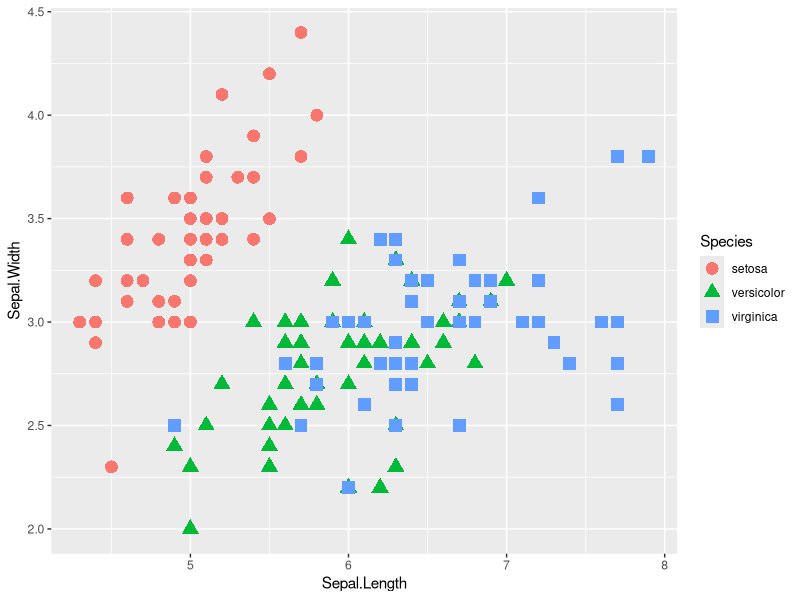
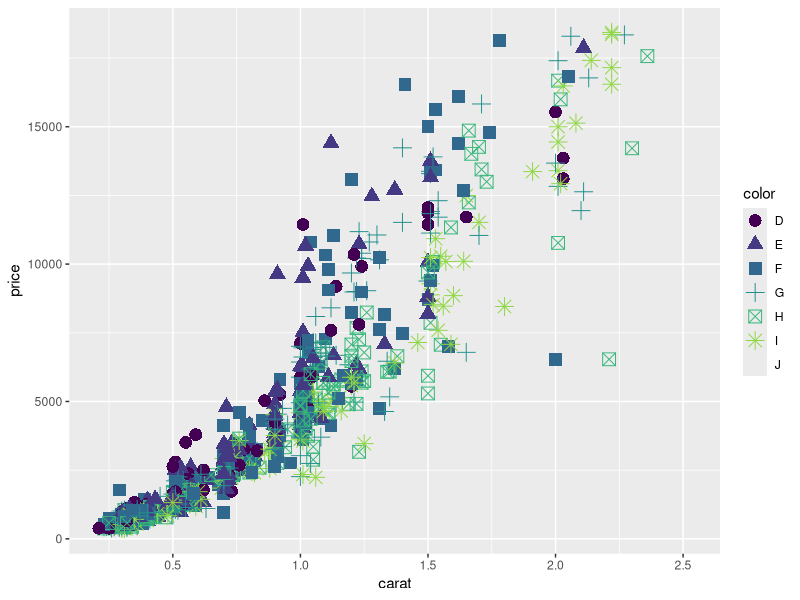
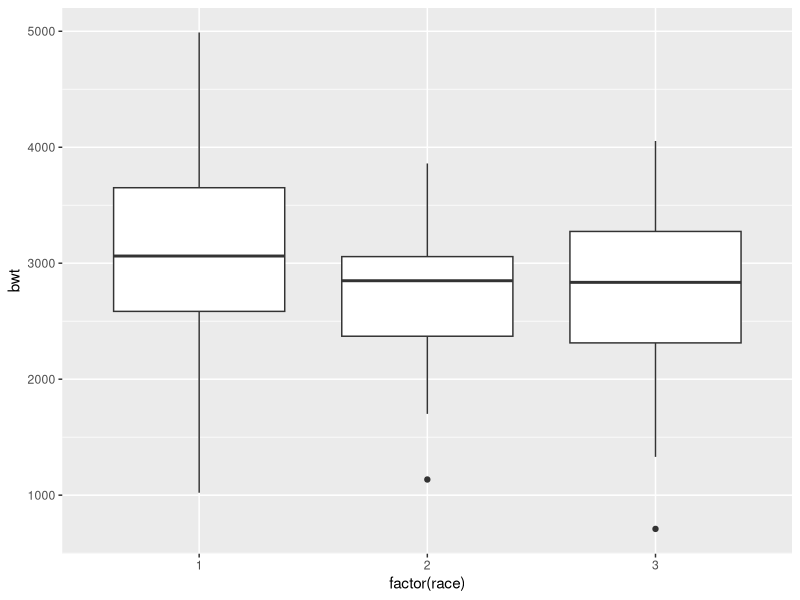

These charts were generated, in order, by the following R code:
#ggplot learning script
#kartik
#Feb 22, 2015:
#kartikgavara@gmail.com

install.packages("ggplot2",dependencies = TRUE)
install.packages("plyr")
install.packages("ggthemes")
install.packages("reshape2")

library("ggplot2")
library("reshape2")

library("ggthemes")
library("plyr")
myplot <- ggplot(data = iris, aes(x=Sepal.Length, y=Sepal.Width))
summary(myplot)
ggplot(data = iris, aes(x=Sepal.Length, y=Sepal.Width, color=Species)) +
  geom_point(aes(shape=Species),size=4)
d2 <- diamonds[sample(1:dim(diamonds)[1],1000), ]
myplot <- ggplot(data = d2, aes(x=carat, y=price, color=color)) +
  geom_point(aes(shape=color),size=4)
myplot
dim(diamonds)
diamonds
library(MASS)
ggplot(birthwt,aes(factor(race),bwt))+ geom_boxplot()

birthwt
